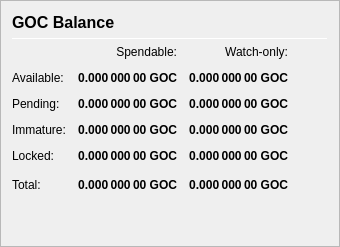
                   <widget class="QFrame" name="frame_Balances">
                    <property name="frameShape">
                     <enum>QFrame::StyledPanel</enum>
                    </property>
                    <property name="frameShadow">
                     <enum>QFrame::Raised</enum>
                    </property>
                    <layout class="QVBoxLayout" name="verticalLayout_4">
                     <item>
                      <layout class="QHBoxLayout" name="horizontalLayout_4">
                       <item>
                        <widget class="QLabel" name="label_5">
                         <property name="minimumSize">
                          <size>
                           <width>0</width>
                           <height>20</height>
                          </size>
                         </property>
                         <property name="font">
                          <font>
                           <pointsize>12</pointsize>
                           <weight>75</weight>
                           <bold>true</bold>
                          </font>
                         </property>
                         <property name="text">
                          <string>GOC Balance</string>
                         </property>
                        </widget>
                       </item>
                       <!-- <item>
                        <widget class="QLabel" name="labelGOCPercent">
                         <property name="text">
                          <string notr="true">0 %</string>
                         </property>
                        </widget>
                       </item> -->
                       <item>
                        <spacer name="horizontalSpacer_3">
                         <property name="orientation">
                          <enum>Qt::Horizontal</enum>
                         </property>
                         <property name="sizeHint" stdset="0">
                          <size>
                           <width>40</width>
                           <height>20</height>
                          </size>
                         </property>
                        </spacer>
                       </item>
                      </layout>
                     </item>
                     <item>
                      <widget class="Line" name="line_Balance">
                       <property name="minimumSize">
                        <size>
                         <width>0</width>
                         <height>1</height>
                        </size>
                       </property>
                       <property name="maximumSize">
                        <size>
                         <width>16777215</width>
                         <height>1</height>
                        </size>
                       </property>
                       <property name="orientation">
                        <enum>Qt::Horizontal</enum>
                       </property>
                      </widget>
                     </item>
                     <item>
                      <layout class="QGridLayout" name="gridLayout">
                       <property name="spacing">
                        <number>12</number>
                       </property>
                       <item row="0" column="1">
                        <widget class="QLabel" name="labelSpendable">
                         <property name="text">
                          <string>Spendable:</string>
                         </property>
                         <property name="alignment">
                          <set>Qt::AlignRight|Qt::AlignTrailing|Qt::AlignVCenter</set>
                         </property>
                        </widget>
                       </item>
                       <item row="0" column="2">
                        <widget class="QLabel" name="labelWatchonly">
                         <property name="text">
                          <string>Watch-only:</string>
                         </property>
                         <property name="alignment">
                          <set>Qt::AlignRight|Qt::AlignTrailing|Qt::AlignVCenter</set>
                         </property>
                        </widget>
                       </item>
                       <item row="1" column="0">
                        <widget class="QLabel" name="labelBalanceText">
                         <property name="text">
                          <string>Available:</string>
                         </property>
                        </widget>
                       </item>
                       <item row="1" column="1">
                        <widget class="QLabel" name="labelBalance">
                         <property name="font">
                          <font>
                           <weight>75</weight>
                           <bold>true</bold>
                          </font>
                         </property>
                         <property name="cursor">
                          <cursorShape>IBeamCursor</cursorShape>
                         </property>
                         <property name="toolTip">
                          <string>Your current spendable balance</string>
                         </property>
                         <property name="text">
                          <string notr="true">0.000 000 00 GOC</string>
                         </property>
                         <property name="alignment">
                          <set>Qt::AlignRight|Qt::AlignTrailing|Qt::AlignVCenter</set>
                         </property>
                         <property name="textInteractionFlags">
                          <set>Qt::LinksAccessibleByMouse|Qt::TextSelectableByKeyboard|Qt::TextSelectableByMouse</set>
                         </property>
                        </widget>
                       </item>
                       <item row="1" column="2">
                        <widget class="QLabel" name="labelWatchAvailable">
                         <property name="font">
                          <font>
                           <weight>75</weight>
                           <bold>true</bold>
                          </font>
                         </property>
                         <property name="cursor">
                          <cursorShape>IBeamCursor</cursorShape>
                         </property>
                         <property name="toolTip">
                          <string>Your current balance in watch-only addresses</string>
                         </property>
                         <property name="text">
                          <string notr="true">0.000 000 00 GOC</string>
                         </property>
                         <property name="alignment">
                          <set>Qt::AlignRight|Qt::AlignTrailing|Qt::AlignVCenter</set>
                         </property>
                         <property name="textInteractionFlags">
                          <set>Qt::LinksAccessibleByMouse|Qt::TextSelectableByKeyboard|Qt::TextSelectableByMouse</set>
                         </property>
                        </widget>
                       </item>
                       <item row="2" column="0">
                        <widget class="QLabel" name="labelPendingText">
                         <property name="text">
                          <string>Pending:</string>
                         </property>
                        </widget>
                       </item>
                       <item row="2" column="1">
                        <widget class="QLabel" name="labelUnconfirmed">
                         <property name="font">
                          <font>
                           <weight>75</weight>
                           <bold>true</bold>
                          </font>
                         </property>
                         <property name="cursor">
                          <cursorShape>IBeamCursor</cursorShape>
                         </property>
                         <property name="toolTip">
                          <string>Total of transactions that have yet to be confirmed, and do not yet count toward the spendable balance</string>
                         </property>
                         <property name="text">
                          <string notr="true">0.000 000 00 GOC</string>
                         </property>
                         <property name="alignment">
                          <set>Qt::AlignRight|Qt::AlignTrailing|Qt::AlignVCenter</set>
                         </property>
                         <property name="textInteractionFlags">
                          <set>Qt::LinksAccessibleByMouse|Qt::TextSelectableByKeyboard|Qt::TextSelectableByMouse</set>
                         </property>
                        </widget>
                       </item>
                       <item row="2" column="2">
                        <widget class="QLabel" name="labelWatchPending">
                         <property name="font">
                          <font>
                           <weight>75</weight>
                           <bold>true</bold>
                          </font>
                         </property>
                         <property name="cursor">
                          <cursorShape>IBeamCursor</cursorShape>
                         </property>
                         <property name="toolTip">
                          <string>Unconfirmed transactions to watch-only addresses</string>
                         </property>
                         <property name="text">
                          <string notr="true">0.000 000 00 GOC</string>
                         </property>
                         <property name="alignment">
                          <set>Qt::AlignRight|Qt::AlignTrailing|Qt::AlignVCenter</set>
                         </property>
                         <property name="textInteractionFlags">
                          <set>Qt::LinksAccessibleByMouse|Qt::TextSelectableByKeyboard|Qt::TextSelectableByMouse</set>
                         </property>
                        </widget>
                       </item>
                       <item row="3" column="0">
                        <widget class="QLabel" name="labelImmatureText">
                         <property name="text">
                          <string>Immature:</string>
                         </property>
                        </widget>
                       </item>
                       <item row="3" column="1">
                        <widget class="QLabel" name="labelImmature">
                         <property name="font">
                          <font>
                           <weight>75</weight>
                           <bold>true</bold>
                          </font>
                         </property>
                         <property name="cursor">
                          <cursorShape>IBeamCursor</cursorShape>
                         </property>
                         <property name="toolTip">
                          <string>Staked or masternode rewards that has not yet matured</string>
                         </property>
                         <property name="text">
                          <string notr="true">0.000 000 00 GOC</string>
                         </property>
                         <property name="alignment">
                          <set>Qt::AlignRight|Qt::AlignTrailing|Qt::AlignVCenter</set>
                         </property>
                         <property name="textInteractionFlags">
                          <set>Qt::LinksAccessibleByMouse|Qt::TextSelectableByKeyboard|Qt::TextSelectableByMouse</set>
                         </property>
                        </widget>
                       </item>
                       <item row="3" column="2">
                        <widget class="QLabel" name="labelWatchImmature">
                         <property name="font">
                          <font>
                           <weight>75</weight>
                           <bold>true</bold>
                          </font>
                         </property>
                         <property name="cursor">
                          <cursorShape>IBeamCursor</cursorShape>
                         </property>
                         <property name="toolTip">
                          <string>Staked or masternode rewards in watch-only addresses that has not yet matured</string>
                         </property>
                         <property name="text">
                          <string notr="true">0.000 000 00 GOC</string>
                         </property>
                         <property name="alignment">
                          <set>Qt::AlignRight|Qt::AlignTrailing|Qt::AlignVCenter</set>
                         </property>
                         <property name="textInteractionFlags">
                          <set>Qt::LinksAccessibleByMouse|Qt::TextSelectableByKeyboard|Qt::TextSelectableByMouse</set>
                         </property>
                        </widget>
                       </item>
                       <item row="4" column="0">
                        <widget class="QLabel" name="labelLockedBalanceText">
                         <property name="toolTip">
                          <string>Locked GOC or Masternode collaterals. These are excluded from zGOC minting.</string>
                         </property>
                         <property name="text">
                          <string>Locked:</string>
                         </property>
                        </widget>
                       </item>
                       <item row="4" column="1">
                        <widget class="QLabel" name="labelLockedBalance">
                         <property name="font">
                          <font>
                           <weight>75</weight>
                           <bold>true</bold>
                          </font>
                         </property>
                         <property name="cursor">
                          <cursorShape>IBeamCursor</cursorShape>
                         </property>
                         <property name="toolTip">
                          <string>Locked GOC or Masternode collaterals. These are excluded from zGOC minting.</string>
                         </property>
                         <property name="text">
                          <string notr="true">0.000 000 00 GOC</string>
                         </property>
                         <property name="alignment">
                          <set>Qt::AlignRight|Qt::AlignTrailing|Qt::AlignVCenter</set>
                         </property>
                         <property name="textInteractionFlags">
                          <set>Qt::LinksAccessibleByMouse|Qt::TextSelectableByKeyboard|Qt::TextSelectableByMouse</set>
                         </property>
                        </widget>
                       </item>
                       <item row="4" column="2">
                        <widget class="QLabel" name="labelWatchLocked">
                         <property name="font">
                          <font>
                           <weight>75</weight>
                           <bold>true</bold>
                          </font>
                         </property>
                         <property name="cursor">
                          <cursorShape>IBeamCursor</cursorShape>
                         </property>
                         <property name="toolTip">
                          <string>Current locked balance in watch-only addresses</string>
                         </property>
                         <property name="text">
                          <string notr="true">0.000 000 00 GOC</string>
                         </property>
                         <property name="alignment">
                          <set>Qt::AlignRight|Qt::AlignTrailing|Qt::AlignVCenter</set>
                         </property>
                         <property name="textInteractionFlags">
                          <set>Qt::LinksAccessibleByMouse|Qt::TextSelectableByKeyboard|Qt::TextSelectableByMouse</set>
                         </property>
                        </widget>
                       </item>
                       <item row="5" column="0">
                        <widget class="QLabel" name="labelTotalText">
                         <property name="text">
                          <string>Total:</string>
                         </property>
                         <property name="toolTip">
                          <string>Your current Gocoin balance, unconfirmed and immature transactions included</string>
                         </property>
                        </widget>
                       </item>
                       <item row="5" column="1">
                        <widget class="QLabel" name="labelTotal">
                         <property name="font">
                          <font>
                           <weight>75</weight>
                           <bold>true</bold>
                          </font>
                         </property>
                         <property name="cursor">
                          <cursorShape>IBeamCursor</cursorShape>
                         </property>
                         <property name="toolTip">
                          <string>Your current Gocoin balance, unconfirmed and immature transactions included</string>
                         </property>
                         <property name="text">
                          <string notr="true">0.000 000 00 GOC</string>
                         </property>
                         <property name="alignment">
                          <set>Qt::AlignRight|Qt::AlignTrailing|Qt::AlignVCenter</set>
                         </property>
                         <property name="textInteractionFlags">
                          <set>Qt::LinksAccessibleByMouse|Qt::TextSelectableByKeyboard|Qt::TextSelectableByMouse</set>
                         </property>
                        </widget>
                       </item>
                       <item row="5" column="2">
                        <widget class="QLabel" name="labelWatchTotal">
                         <property name="font">
                          <font>
                           <weight>75</weight>
                           <bold>true</bold>
                          </font>
                         </property>
                         <property name="cursor">
                          <cursorShape>IBeamCursor</cursorShape>
                         </property>
                         <property name="toolTip">
                          <string>Current total balance in watch-only addresses</string>
                         </property>
                         <property name="text">
                          <string notr="true">0.000 000 00 GOC</string>
                         </property>
                         <property name="alignment">
                          <set>Qt::AlignRight|Qt::AlignTrailing|Qt::AlignVCenter</set>
                         </property>
                         <property name="textInteractionFlags">
                          <set>Qt::LinksAccessibleByMouse|Qt::TextSelectableByKeyboard|Qt::TextSelectableByMouse</set>
                         </property>
                        </widget>
                       </item>
                       <item row="5" column="3">
                        <spacer name="horizontalSpacer_9">
                         <property name="orientation">
                          <enum>Qt::Horizontal</enum>
                         </property>
                         <property name="sizeHint" stdset="0">
                          <size>
                           <width>40</width>
                           <height>20</height>
                          </size>
                         </property>
                        </spacer>
                       </item>
                      </layout>
                     </item>
                     <item>
                      <spacer name="verticalSpacer_3">
                       <property name="orientation">
                        <enum>Qt::Vertical</enum>
                       </property>
                       <property name="sizeHint" stdset="0">
                        <size>
                         <width>20</width>
                         <height>40</height>
                        </size>
                       </property>
                      </spacer>
                     </item>
                    </layout>
                   </widget>
